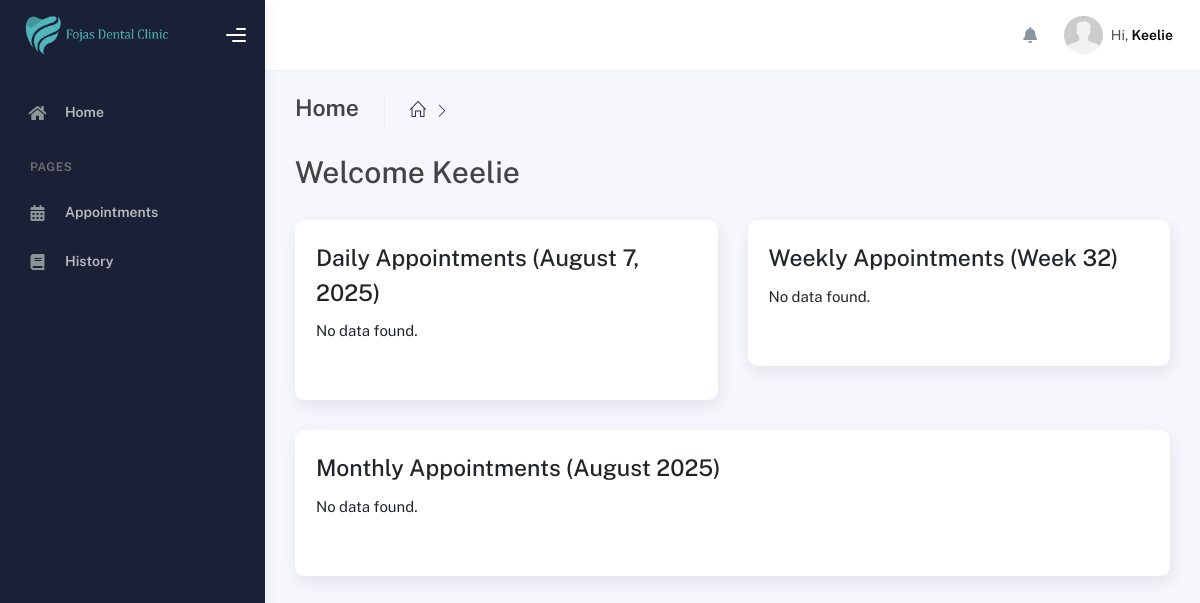
The page /modules/patients/dashboard.php (signed in) on the database as committed earlier.
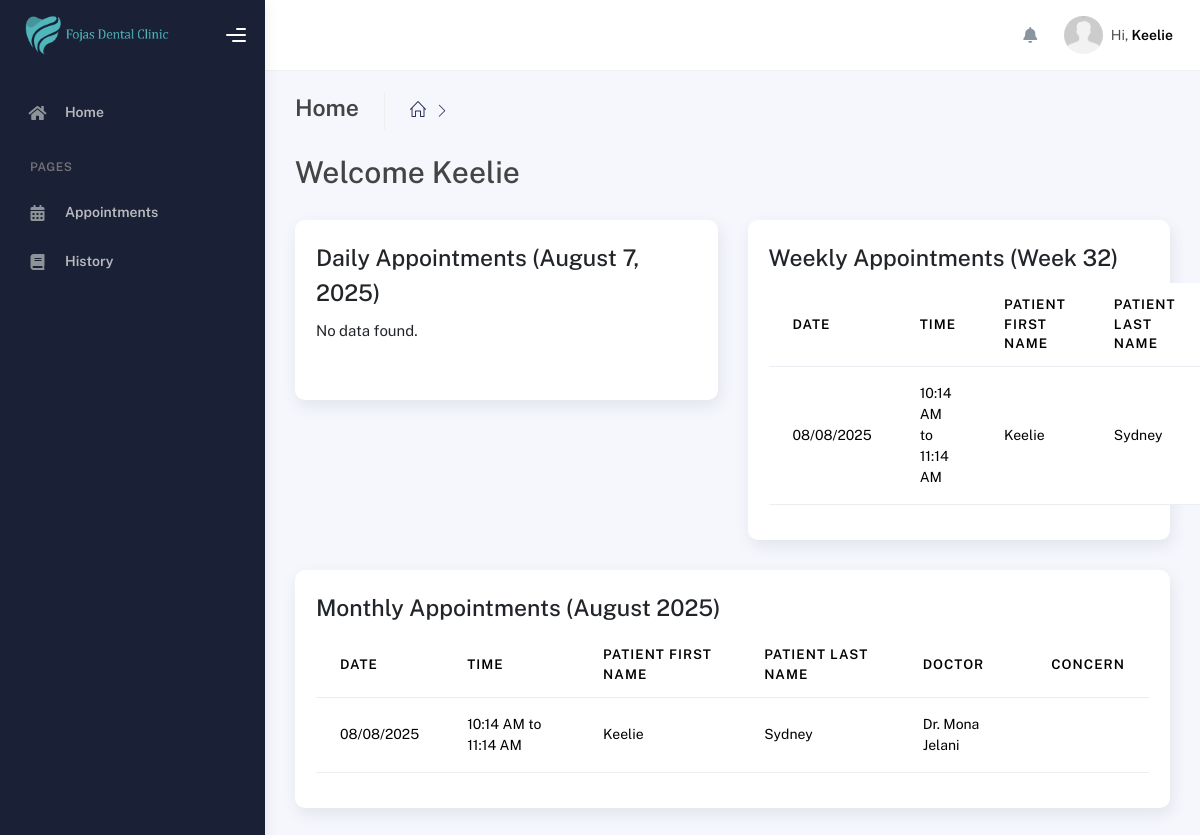
The same page on the database as committed later.
### tables this page shows
CREATE TABLE `appointments` (
  `id` int(11) NOT NULL,
  `user_id` int(11) NOT NULL,
  `user_id_patient` int(11) NOT NULL,
  `appointment_id` int(110) NOT NULL,
  `concern` varchar(255) NOT NULL,
  `confirmed` int(11) NOT NULL,
  `appointment_time` varchar(100) NOT NULL,
  `appointment_date` varchar(100) NOT NULL,
  `date_created` date NOT NULL,
  `date_updated` date NOT NULL,
  `remarks` varchar(255) DEFAULT NULL,
  `walk_in` int(11) DEFAULT NULL
);

CREATE TABLE `users` (
  `id` int(11) NOT NULL,
  `user_id` int(100) NOT NULL,
  `role_id` int(11) NOT NULL,
  `first_name` varchar(250) NOT NULL,
  `middle_name` varchar(255) NOT NULL,
  `last_name` varchar(255) NOT NULL,
  `mobile_number` varchar(255) NOT NULL,
  `email` varchar(255) DEFAULT NULL,
  `password` varchar(255) NOT NULL,
  `date_of_birth` date NOT NULL,
  `date_created` date NOT NULL,
  `date_updated` date NOT NULL,
  `token` varchar(255) DEFAULT NULL,
  `address` varchar(255) DEFAULT NULL,
  `otp` varchar(100) DEFAULT NULL
);

### modules/patients/dashboard.php (the view, shortened to what the changed rows need)
<?php
$first_name = $_SESSION['first_name'];
$id = $_SESSION['user_id'];
include('../../connection/connection.php');
$today = date('Y-m-d');
$currentWeek = date('W');
$currentMonth = date('m');
$currentYear = date('Y');
$query_daily = "
    SELECT p.first_name AS patient_fname, p.last_name AS patient_lname,
            d.first_name AS doctor_fname, d.last_name AS doctor_lname,
            a.concern, a.appointment_date, a.appointment_time
    FROM appointments a
    LEFT JOIN users p ON a.user_id_patient = p.user_id
    LEFT JOIN users d ON a.user_id = d.user_id
    WHERE STR_TO_DATE(a.appointment_date, '%m/%d/%Y') = '$today'
    AND user_id_patient = '$id'
";
$query_weekly = "
    SELECT p.first_name AS patient_fname, p.last_name AS patient_lname,
            d.first_name AS doctor_fname, d.last_name AS doctor_lname,
            a.concern, a.appointment_date, a.appointment_time
    FROM appointments a
    LEFT JOIN users p ON a.user_id_patient = p.user_id
    LEFT JOIN users d ON a.user_id = d.user_id
    WHERE WEEK(STR_TO_DATE(a.appointment_date, '%m/%d/%Y'), 1) = '$currentWeek'
    AND YEAR(STR_TO_DATE(a.appointment_date, '%m/%d/%Y')) = '$currentYear'
    AND user_id_patient = '$id'
";
$query_monthly = "
    SELECT p.first_name AS patient_fname, p.last_name AS patient_lname,
            d.first_name AS doctor_fname, d.last_name AS doctor_lname,
            a.concern, a.appointment_date, a.appointment_time
    FROM appointments a
    LEFT JOIN users p ON a.user_id_patient = p.user_id
    LEFT JOIN users d ON a.user_id = d.user_id
    WHERE MONTH(STR_TO_DATE(a.appointment_date, '%m/%d/%Y')) = '$currentMonth'
    AND YEAR(STR_TO_DATE(a.appointment_date, '%m/%d/%Y')) = '$currentYear'
    AND user_id_patient = '$id'
";
function displayReport($result, $title) {
    echo "<h3>$title</h3>";
    if (mysqli_num_rows($result) > 0) {
        echo "<table class='display table' id='dataTable'>";
        echo "
            <thead>
            <tr>
                <th>Date</th>
                <th>Time</th>
                <th>Patient First Name</th>
                <th>Patient Last Name</th>
                <th>Doctor</th>
                <th>Concern</th>
                </tr>
            </thead>
            <tbody>
            ";
        while ($row = mysqli_fetch_assoc($result)) {
            echo "
                <tr>
                    <td>{$row['appointment_date']}</td>
                    <td>{$row['appointment_time']}</td>
                    <td>{$row['patient_fname']}</td>
                    <td>{$row['patient_lname']}</td>
                    <td>Dr. {$row['doctor_fname']} {$row['doctor_lname']}</td>
                    <td>{$row['concern']}</td>
                </tr>
                ";
        }
        echo "
            </tbody>
            </table>
            ";
    } else {
        echo "<p>No data found.</p><br>";
    }
}
$run_daily = mysqli_query($conn, $query_daily);
$run_weekly = mysqli_query($conn, $query_weekly);
$run_monthly = mysqli_query($conn, $query_monthly);
?>
<!DOCTYPE html>
<html lang="en">
<head>
    <?php include '../../includes/styles.php'; ?>
</head>
<body>
    <div class="wrapper">
      <div class="main-panel">
        <div class="container">
         <div class="page-inner">
                <div class="page-category">
                    <h1>Welcome <?= $first_name; ?></h1>
                </div>
                <div class="row">
                    <div class="col-lg-6">
                        <div class="card p-4">
                            <?php
                                displayReport($run_daily, "Daily Appointments (" . date('F j, Y') . ")");
                            ?>
                        </div>
                    </div>
                    <div class="col-lg-6">
                        <div class="card p-4">
                            <?php
                                displayReport($run_weekly, "Weekly Appointments (Week $currentWeek)");
                            ?>
                        </div>
                    </div>
                    <div class="col-lg-12">
                        <div class="card p-4">
                        </div>
                    </div>
                </div>
            </div>
        </div>
      </div>
    </div>
    <?php include "../../includes/scripts.php"; ?>
</body>
</html>

Rows that differ between the two databases and show on the page:
added appointments: appointment_date "08/08/2025", appointment_time "10:14 AM to 11:14 AM", users.first_name "Keelie", users.last_name "Sydney", users.first_name "Mona", users.last_name "Jelani"
Other text that changed with them:
text no longer shown: "No data found. No data found. No data found."
text now shown: "No data found. DATE DATE TIME TIME PATIENT FIRST NAME PATIENT FIRST NAME PATIENT LAST NAME PATIENT LAST NAME DOCTOR CONCERN"
